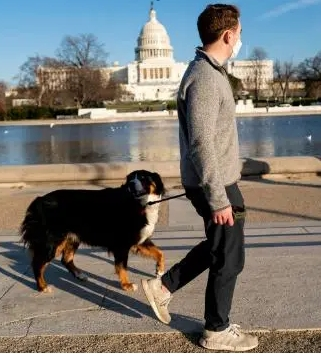
#> input picture images/test.png, 321 x 354 px
$ python draw_keypoints.py
#> lines starting #> are read from the running program, lines starting #| are printed output that depends on the picture
import cv2
import numpy as np

image = cv2.imread("./images/test.png")
#> image is the input picture: shape (354, 321, 3); mean B, G, R 111.5, 117.4, 119.7

# brief
brief = cv2.xfeatures2d.BriefDescriptorExtractor().create()

# surf
sift = cv2.SIFT.create()
sift_kps = sift.detect(image)
#> sift_kps = 966 keypoints; strongest (x, y, size): (151, 197, 5.4), (150, 203, 2.8), (154, 202, 2.2), (175, 113, 3.5)
sift_des = sift.compute(image, sift_kps)
sift_image = cv2.drawKeypoints(image, sift_kps, outImage=None)
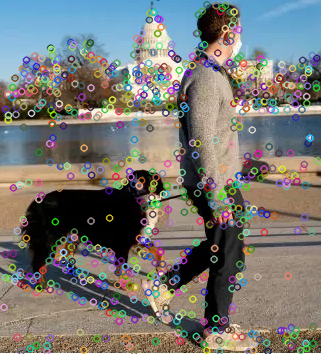
#> sift_image: shape (354, 321, 3); mean B, G, R 115.5, 119.5, 120

brief_des = brief.compute(image, sift_kps)

# !!! surf, patented.
# surf = cv2.xfeatures2d.SURF.create()
# surf_kps = surf.detect(image)
# surf_image = cv2.drawKeypoints(image, surf_kps, outImage=None)

# kaze
kaze = cv2.KAZE.create()
kaze_kps = kaze.detect(image)
#> kaze_kps = 765 keypoints; strongest (x, y, size): (151, 197, 5.8), (151, 196, 7.1), (174, 281, 17.3), (254, 170, 16.2)
kaze_image = cv2.drawKeypoints(image, kaze_kps, outImage=None)
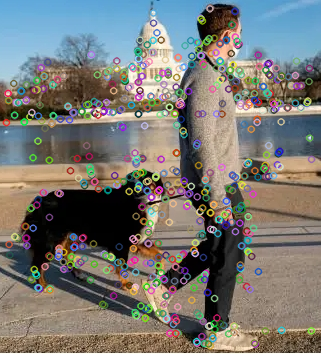
#> kaze_image: shape (354, 321, 3); mean B, G, R 115.2, 119.8, 120.4

# orb
orb = cv2.ORB.create()
orb_kps = orb.detect(image)
#> orb_kps = 497 keypoints; strongest (x, y, size): (79, 110, 37.2), (79, 112, 44.6), (249, 100, 31), (79, 111, 53.6)
orb_desc = orb.compute(image, orb_kps)
orb_image = cv2.drawKeypoints(image, orb_kps, outImage=None)
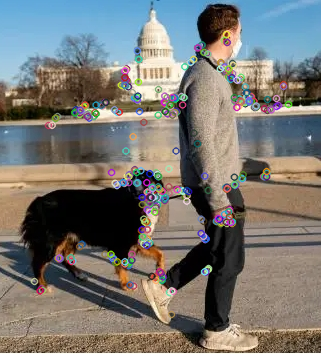
#> orb_image: shape (354, 321, 3); mean B, G, R 113.5, 118.1, 119.7

# kaze
kaze = cv2.KAZE.create()
kaze_kps = kaze.detect(image)
kaze_des = kaze.compute(image, kaze_kps)

# show
images = np.hstack([image, sift_image, kaze_image,orb_image])
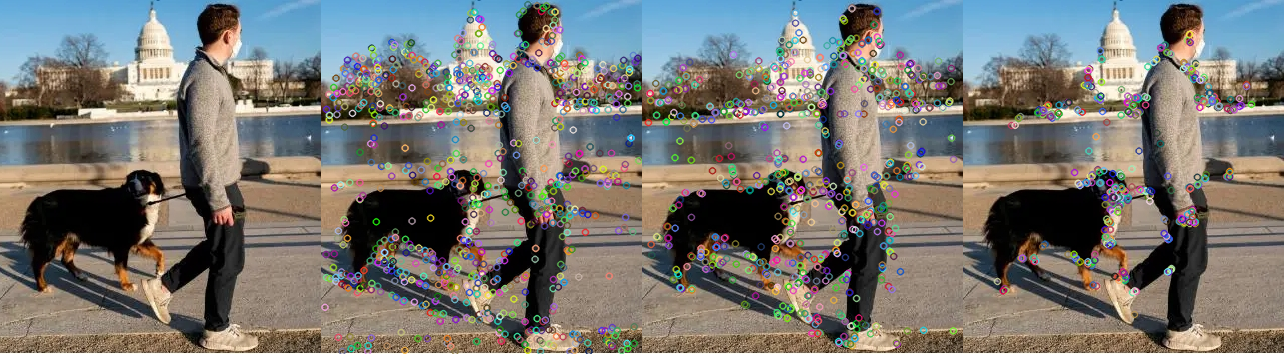
#> images: shape (354, 1284, 3); mean B, G, R 113.9, 118.7, 119.9

cv2.imshow("test", images),cv2.waitKey(0),cv2.destroyAllWindows()
